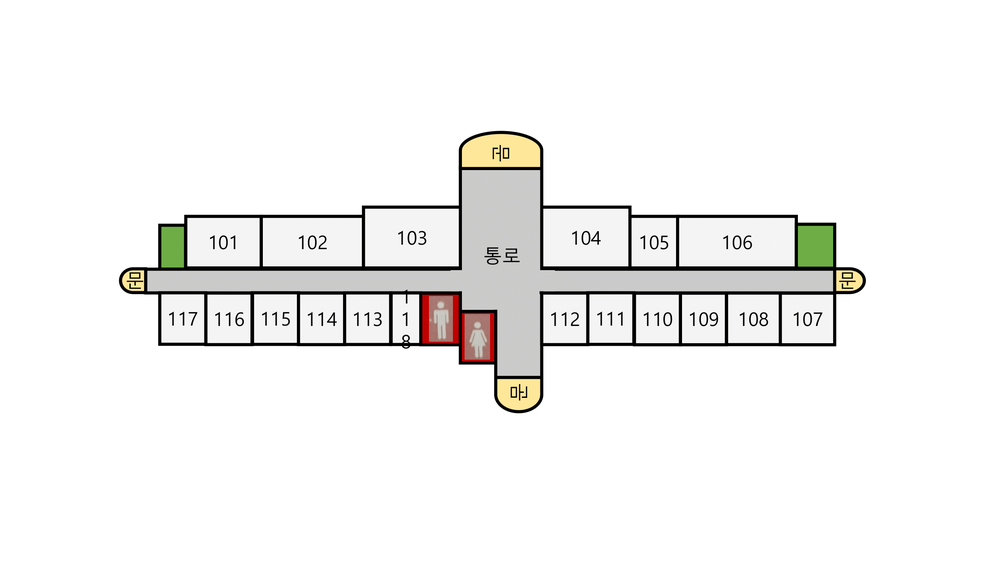
#> input picture aicane_web/backend/uploads/S4_1.png, 1000 x 562 px, shrunk from 2667 x 1500 before the run
$ python -i preprocess.py   (imports and definitions only)
#> lines starting #> are read from the running program, lines starting #| are printed output that depends on the picture; after the words box and inside, x2 and y2 are one past the last pixel; in counts of white or black regions, pixels touching at a corner belong together
import cv2
import numpy as np

def preprocess_floorplan(path):
#> called with path = 'uploads/S4_1.png'
    img = cv2.imread(path)
#> img is the input picture: shape (562, 1000, 3); mean B, G, R 241.4, 242.5, 242.9

    # 1) 그레이 변환
    gray = cv2.cvtColor(img, cv2.COLOR_BGR2GRAY)

    # 2) 가우시안 블러 → 노이즈 제거
    blur = cv2.GaussianBlur(gray, (5, 5), 0)
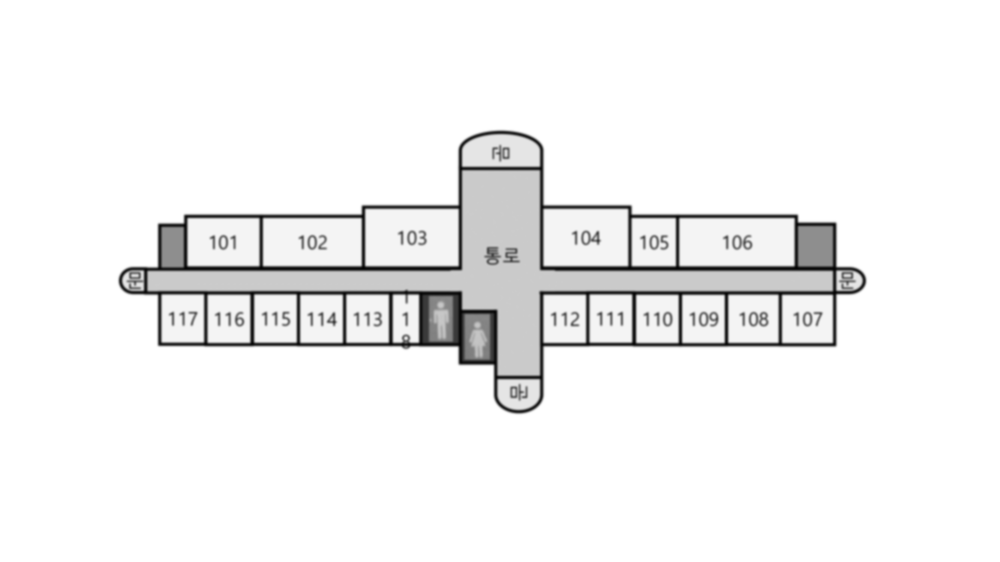
#> blur: shape (562, 1000); min 3, max 255, mean 242.4

    # 3) Adaptive Threshold → 컬러든 흑백이든 robust
    bin_img = cv2.adaptiveThreshold(
        blur, 255,
        cv2.ADAPTIVE_THRESH_GAUSSIAN_C,
        cv2.THRESH_BINARY_INV,
        25, 2
    )
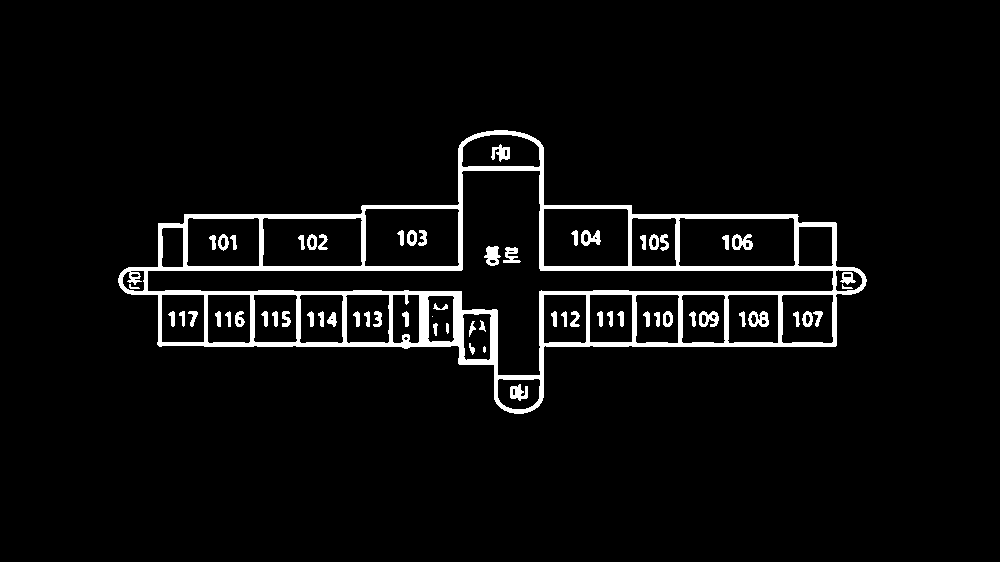
#> bin_img: shape (562, 1000); 4.7% white; 64 white regions (2 under 20 px), largest, box (x1, y1, x2, y2) and area: (118, 130, 867, 414) 21235, (484, 246, 501, 266) 219, (732, 234, 753, 250) 211

    # 4) 벽 강화 (두껍게)
    kernel = np.ones((5,5), np.uint8)
    walls = cv2.dilate(bin_img, kernel, iterations=2)
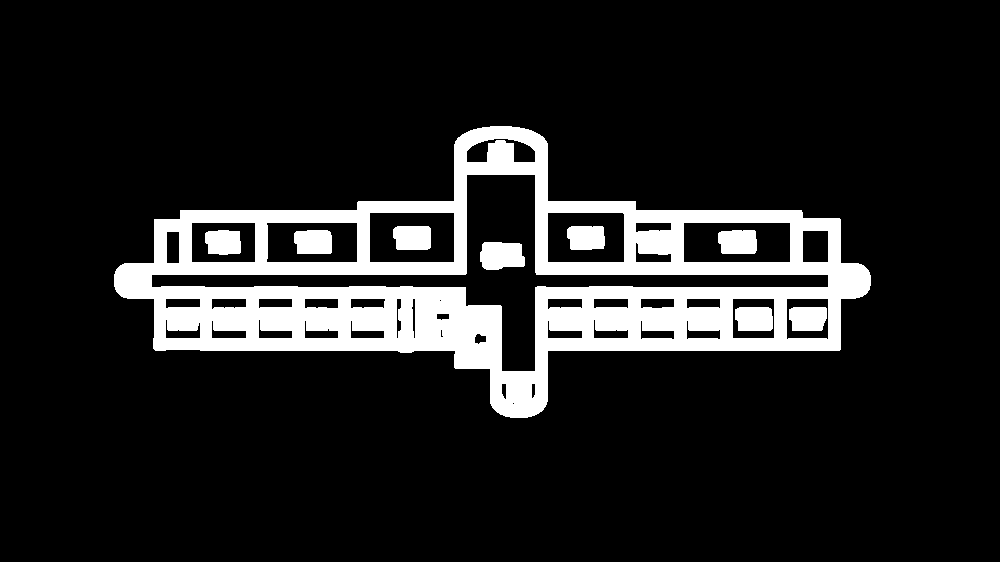
#> walls: shape (562, 1000); 12.9% white; 9 white regions, largest, box (x1, y1, x2, y2) and area: (114, 126, 871, 418) 65294, (480, 242, 525, 270) 1078, (718, 230, 757, 254) 871

    # 5) 글자 제거 → 작은 요소 지우기
    n_labels, labels, stats, _ = cv2.connectedComponentsWithStats(walls)
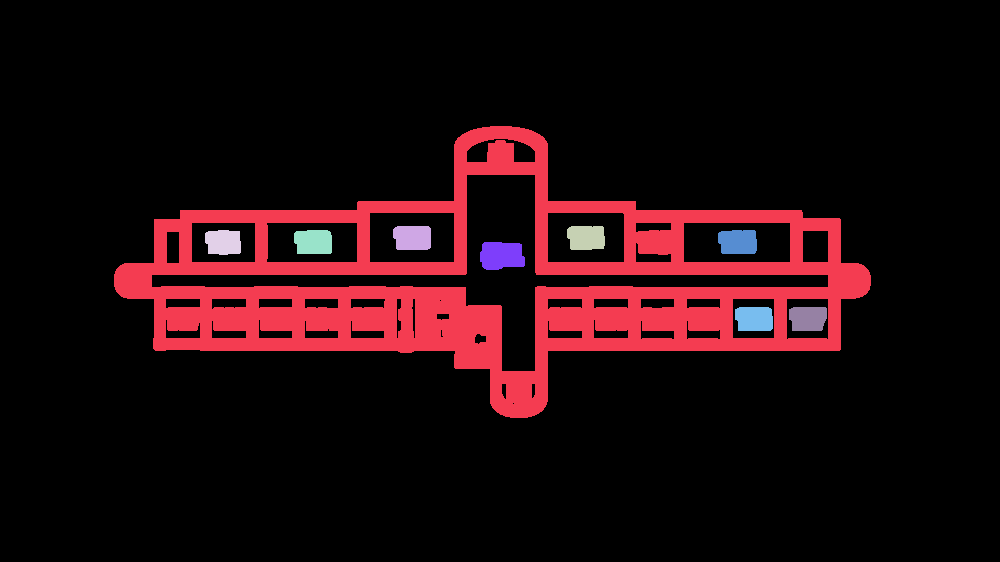
#> labels: shape (562, 1000) int32; 10 distinct labels, from 0 to 9; one colour per label, 0 black
#> n_labels = 10; stats = [[0, 0, 1000, 562, 489700], [114, 126, 757, 292, 65294], [393, 226, 38, 24, 863], [567, 226, 38, 24, 842], [205, 230, 36, 25, 802], [294, 230, 38, 24, 855], [718, 230, 39, 24, 871], [480, 242, 45, 28, 1078], [735, 307, 38, 24, 858], [789, 307, 38, 24, 837]]
    min_area = 200  # 작은 아이콘, 글자 제거
    cleaned = np.zeros_like(walls)

    for i in range(1, n_labels):
        if stats[i][cv2.CC_STAT_AREA] > min_area:
            cleaned[labels == i] = 255

    # 6) 벽 윤곽 보존 + 빈 공간은 0
    cv2.imwrite("preprocessed.png", cleaned)
    return cleaned

>>> result = preprocess_floorplan('uploads/S4_1.png')
